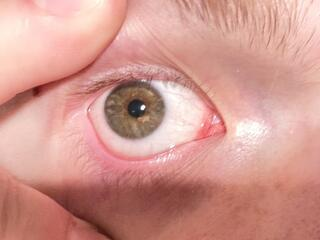
#> input picture app-tests/pico-w-test-script/eye.jpg, 320 x 240 px, given in place of the camera
$ python shruthi_neweyetrack.py
#> lines starting #> are read from the running program, lines starting #| are printed output that depends on the picture; after the words box and inside, x2 and y2 are one past the last pixel; in counts of white or black regions, pixels touching at a corner belong together
#!/usr/bin/env python3
"""
basic pupil tracker
- focus on eye roi, not whole face
- find pupil as darkest blob
- print pupil (x,y) coords
"""

import cv2

# start cam
cap = cv2.VideoCapture(0)

while True:
    ret, frame = cap.read()
#> frame is the input picture: shape (240, 320, 3); mean B, G, R 143.4, 152.5, 209.5
    if not ret:
        break

    # gray img
    gray = cv2.cvtColor(frame, cv2.COLOR_BGR2GRAY)
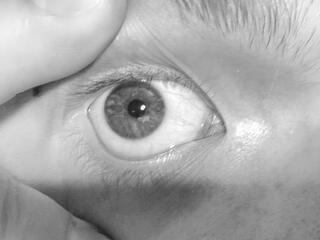
#> gray: shape (240, 320); min 28, max 255, mean 168.5

    # crop roi ~ eye area (adj ratios if needed)
    h, w = gray.shape
#> h = 240; w = 320
    roi = gray[int(h*0.3):int(h*0.8), int(w*0.2):int(w*0.8)]
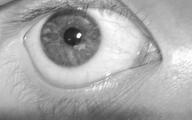
#> roi: shape (120, 192); min 28, max 255, mean 169
    roi_color = frame[int(h*0.3):int(h*0.8), int(w*0.2):int(w*0.8)]
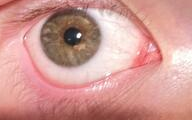
#> roi_color: shape (120, 192, 3); mean B, G, R 147.6, 153.2, 208

    # binarize -> pupil dark spot
    thresh = cv2.adaptiveThreshold(
        roi, 255,
        cv2.ADAPTIVE_THRESH_MEAN_C,
        cv2.THRESH_BINARY_INV,
        21, 10
    )
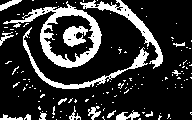
#> thresh: shape (120, 192); 19.7% white; 137 white regions (120 under 20 px)

    # find cnts (blobs)
    contours, _ = cv2.findContours(thresh, cv2.RETR_EXTERNAL, cv2.CHAIN_APPROX_SIMPLE)
#> contours = 134 contours, 124 with area under 20; largest, box (x1, y1, x2, y2) and area: (3, 1, 102, 68) 2962, (80, 0, 163, 69) 680, (23, 27, 149, 89) 588, (116, 110, 140, 120) 86, (0, 0, 22, 11) 78

    if contours:
        # assume biggest blob = pupil
        pupil = max(contours, key=cv2.contourArea)
#> pupil = contour of 217 points, box (x1, y1, x2, y2) (3, 1, 102, 68), area 2962
        x, y, w_box, h_box = cv2.boundingRect(pupil)
#> x = 3; y = 1; w_box = 99; h_box = 67

        # draw box
        cv2.rectangle(roi_color, (x, y), (x+w_box, y+h_box), (0, 255, 0), 2)
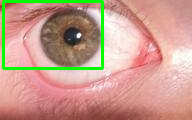
#> roi_color: shape (120, 192, 3); 4.31% of pixels changed, all inside (x1, y1, x2, y2) = (2, 0, 104, 70)

        # calc center coords
        cx = x + w_box // 2
#> cx = 52
        cy = y + h_box // 2
#> cy = 34

        # print coords (rel to roi)
        print(f"pupil: ({cx}, {cy})")
#| pupil: (52, 34)

    # show live + bin view
    cv2.imshow("roi", roi_color)
    cv2.imshow("thresh", thresh)

    # quit on q
    if cv2.waitKey(1) & 0xFF == ord('q'):
#> (key q is pressed here)
        break

cap.release()
cv2.destroyAllWindows()
